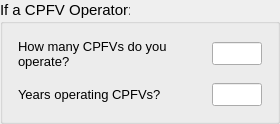
        <widget class="QGroupBox" name="groupBox" >
         <property name="font" >
          <font>
           <pointsize>11</pointsize>
          </font>
         </property>
         <property name="title" >
          <string>If a CPFV Operator:</string>
         </property>
         <layout class="QVBoxLayout" >
          <item>
           <widget class="QWidget" native="1" name="ves_license_6" >
            <property name="font" >
             <font>
              <pointsize>10</pointsize>
             </font>
            </property>
            <layout class="QHBoxLayout" >
             <property name="spacing" >
              <number>4</number>
             </property>
             <property name="leftMargin" >
              <number>4</number>
             </property>
             <property name="topMargin" >
              <number>4</number>
             </property>
             <property name="rightMargin" >
              <number>4</number>
             </property>
             <property name="bottomMargin" >
              <number>4</number>
             </property>
             <item>
              <widget class="QLabel" name="federal_vessel_id_text_5" >
               <property name="minimumSize" >
                <size>
                 <width>150</width>
                 <height>0</height>
                </size>
               </property>
               <property name="maximumSize" >
                <size>
                 <width>150</width>
                 <height>16777215</height>
                </size>
               </property>
               <property name="font" >
                <font>
                 <pointsize>10</pointsize>
                </font>
               </property>
               <property name="text" >
                <string>How many CPFVs do you operate?</string>
               </property>
               <property name="wordWrap" >
                <bool>true</bool>
               </property>
              </widget>
             </item>
             <item>
              <spacer>
               <property name="orientation" >
                <enum>Qt::Horizontal</enum>
               </property>
               <property name="sizeHint" >
                <size>
                 <width>40</width>
                 <height>20</height>
                </size>
               </property>
              </spacer>
             </item>
             <item>
              <widget class="QLineEdit" name="cpfv_num_op_line" >
               <property name="enabled" >
                <bool>true</bool>
               </property>
               <property name="minimumSize" >
                <size>
                 <width>50</width>
                 <height>0</height>
                </size>
               </property>
               <property name="maximumSize" >
                <size>
                 <width>50</width>
                 <height>16777215</height>
                </size>
               </property>
               <property name="font" >
                <font>
                 <pointsize>10</pointsize>
                </font>
               </property>
               <property name="text" >
                <string/>
               </property>
              </widget>
             </item>
            </layout>
           </widget>
          </item>
          <item>
           <widget class="QWidget" native="1" name="ves_license_7" >
            <property name="font" >
             <font>
              <pointsize>10</pointsize>
             </font>
            </property>
            <layout class="QHBoxLayout" >
             <property name="spacing" >
              <number>4</number>
             </property>
             <property name="leftMargin" >
              <number>4</number>
             </property>
             <property name="topMargin" >
              <number>4</number>
             </property>
             <property name="rightMargin" >
              <number>4</number>
             </property>
             <property name="bottomMargin" >
              <number>4</number>
             </property>
             <item>
              <widget class="QLabel" name="federal_vessel_id_text_6" >
               <property name="minimumSize" >
                <size>
                 <width>150</width>
                 <height>0</height>
                </size>
               </property>
               <property name="maximumSize" >
                <size>
                 <width>150</width>
                 <height>16777215</height>
                </size>
               </property>
               <property name="font" >
                <font>
                 <pointsize>10</pointsize>
                </font>
               </property>
               <property name="text" >
                <string>Years operating CPFVs?</string>
               </property>
               <property name="wordWrap" >
                <bool>true</bool>
               </property>
              </widget>
             </item>
             <item>
              <spacer>
               <property name="orientation" >
                <enum>Qt::Horizontal</enum>
               </property>
               <property name="sizeHint" >
                <size>
                 <width>40</width>
                 <height>20</height>
                </size>
               </property>
              </spacer>
             </item>
             <item>
              <widget class="QLineEdit" name="cpfv_yr_op_line" >
               <property name="enabled" >
                <bool>true</bool>
               </property>
               <property name="minimumSize" >
                <size>
                 <width>50</width>
                 <height>0</height>
                </size>
               </property>
               <property name="maximumSize" >
                <size>
                 <width>50</width>
                 <height>16777215</height>
                </size>
               </property>
               <property name="font" >
                <font>
                 <pointsize>10</pointsize>
                </font>
               </property>
               <property name="text" >
                <string/>
               </property>
              </widget>
             </item>
            </layout>
           </widget>
          </item>
         </layout>
        </widget>
